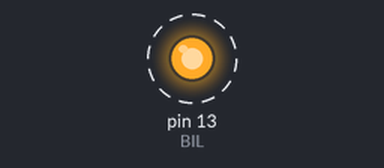
The sketch below on a simulated Arduino Uno, built with avr-gcc and run on an emulated ATmega328P. Shown: output pins drawn as LEDs (lit = HIGH). Dashed ring = blinking.

Above: at 0.5 s.
Timing chart, 0 to 4.6 s (numbered marks = the images above):
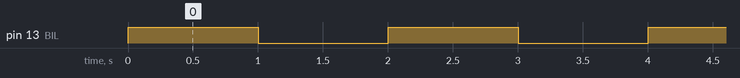

Measured:
- by itself, pin 13 (BIL): alternates HIGH for 1.0 s and LOW for 1.0 s

The sketch:

sketch.ino
```cpp
// GLOBALS

boolean state = true;

const int BIL = LED_BUILTIN;
const int WAITING_TIME = 1000;


void setup() {
  // put your setup code here, to run once:
  pinMode(BIL, OUTPUT);

}

void loop() {
  // put your main code here, to run repeatedly:
  digitalWrite(BIL, state);
  delay(WAITING_TIME);
  state = !state;

}
```
